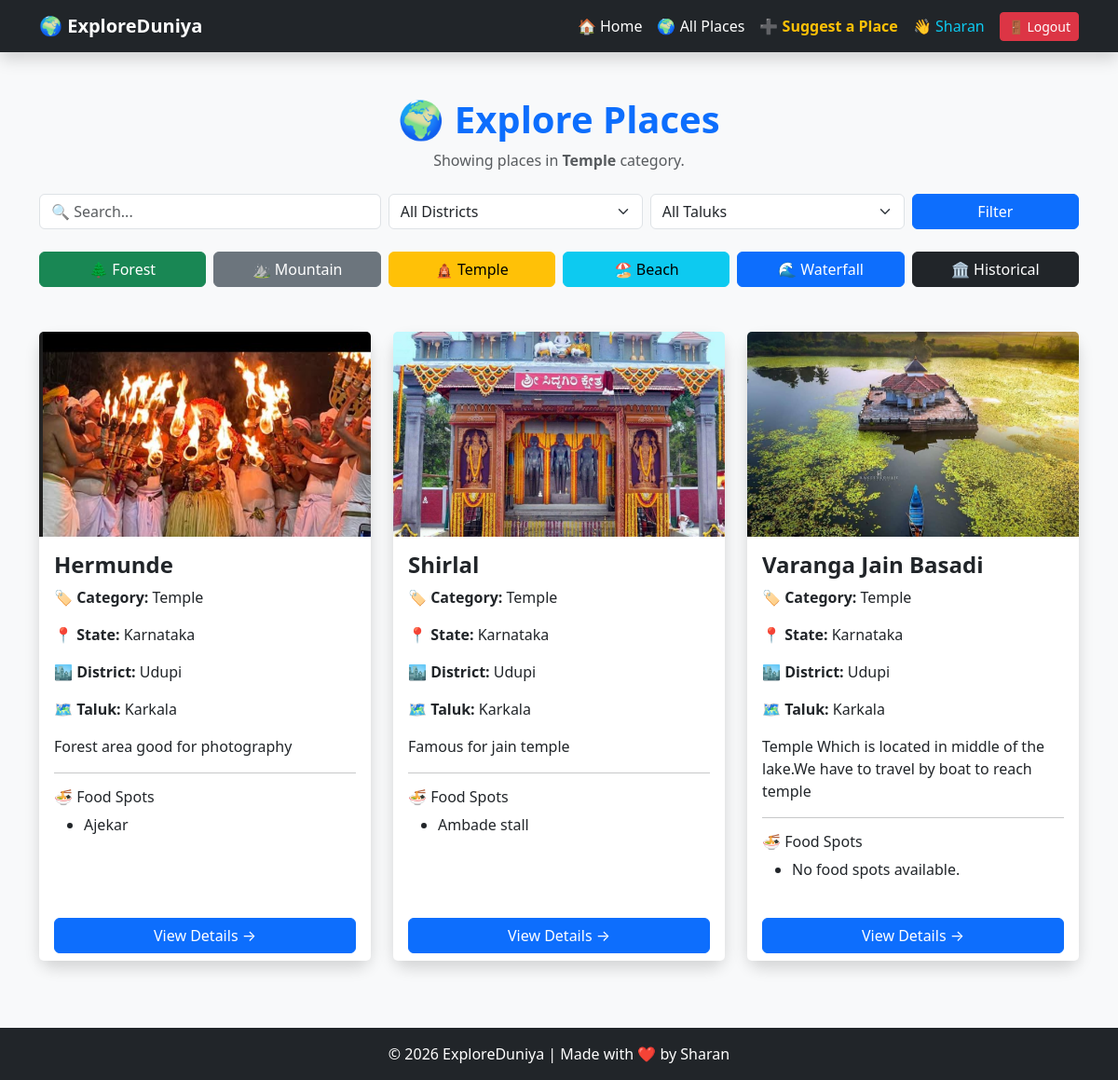
Screenshot of /places/category/Temple/ (signed in) with the database file from the repository.
### places/models.py (models this page shows, shortened)
class Place(models.Model):
    CATEGORY_CHOICES = [
        ("Forest", "Forest"),
        ("Mountain", "Mountain"),
        ("Temple", "Temple"),
        ("Beach", "Beach"),
        ("Waterfall", "Waterfall"),
        ("Historical", "Historical"),
        ("Food", "Food Destination"),
    ]
    name = models.CharField(max_length=100)
    state = models.CharField(max_length=100)
    district = models.CharField(
        max_length=100,
        blank=True,
        default=""
    )
    taluk = models.CharField(
        max_length=100,
        blank=True,
        default=""
    )
    description = models.TextField()
    category = models.CharField(
        max_length=50,
        choices=CATEGORY_CHOICES,
        default="Forest"
    )
    image = models.ImageField(
        upload_to="places/",
        blank=True,
        null=True
    )

class FoodSpot(models.Model):
    place = models.ForeignKey(
        Place,
        on_delete=models.CASCADE
    )
    name = models.CharField(max_length=100)
    special_food = models.CharField(max_length=100)
    price = models.IntegerField()

### places/views.py (the view)
def category_places(request, category):
    places = Place.objects.filter(category=category)
    return render(
        request,
        "places/place_list.html",
        {
            "places": places,
            "category": category,
        },
    )

### places/templates/places/place_list.html (shortened to what this page needs)
<!DOCTYPE html>
<html lang="en">
<head>
    <link href="https://cdn.jsdelivr.net/npm/bootstrap@5.3.7/dist/css/bootstrap.min.css" rel="stylesheet">
</head>
<body>
<nav class="navbar navbar-expand-lg navbar-dark bg-dark shadow">
    <div class="container">
        <a class="navbar-brand fw-bold" href="/">
            🌍 ExploreDuniya
        </a>
        <div class="navbar-nav ms-auto align-items-center">
            <a class="nav-link text-white" href="/">
                🏠 Home
            </a>
            <a class="nav-link text-white" href="/places/">
                🌍 All Places
            </a>
            {% if user.is_authenticated %}
                <a class="nav-link text-warning fw-bold" href="/suggest-place/">
                    ➕ Suggest a Place
                </a>
                <span class="nav-link text-info">
                    👋 {{ user.username }}
                </span>
                <form action="/accounts/logout/" method="post" class="ms-2">
                    <button class="btn btn-sm btn-danger" type="submit">
                        🚪 Logout
                    </button>
                </form>
            {% endif %}
        </div>
    </div>
</nav>
<div class="container mt-5 mb-4 text-center">
    <h1 class="fw-bold text-primary">
        🌍 Explore Places
    </h1>
    {% if category %}
        <p class="text-muted">
            Showing places in <strong>{{ category }}</strong> category.
        </p>
    {% else %}
        <p class="text-muted">
            Discover amazing destinations across India.
        </p>
    {% endif %}
</div>
<div class="container mb-4">
    <form method="GET">
    <div class="row g-2">
        <div class="col-md-4">
            <input
                type="text"
                name="q"
                class="form-control"
                placeholder="🔍 Search..."
                value="{{ request.GET.q }}"
            >
        </div>
        <div class="col-md-3">
            <select name="district" class="form-select">
                <option value="">All Districts</option>
            </select>
        </div>
        <div class="col-md-3">
            <select name="taluk" class="form-select">
                <option value="">All Taluks</option>
            </select>
        </div>
        <div class="col-md-2">
            <button type="submit" class="btn btn-primary w-100">
                Filter
            </button>
        </div>
    </div>
</form>
</div>
<div class="container mb-5">
    <div class="row g-2">
        <div class="col-md-2">
            <a href="/places/category/Forest/" class="btn btn-success w-100">🌲 Forest</a>
        </div>
        <div class="col-md-2">
            <a href="/places/category/Mountain/" class="btn btn-secondary w-100">⛰️ Mountain</a>
        </div>
        <div class="col-md-2">
            <a href="/places/category/Temple/" class="btn btn-warning w-100">🛕 Temple</a>
        </div>
        <div class="col-md-2">
            <a href="/places/category/Beach/" class="btn btn-info w-100">🏖️ Beach</a>
        </div>
        <div class="col-md-2">
            <a href="/places/category/Waterfall/" class="btn btn-primary w-100">🌊 Waterfall</a>
        </div>
        <div class="col-md-2">
            <a href="/places/category/Historical/" class="btn btn-dark w-100">🏛️ Historical</a>
        </div>
    </div>
</div>
<div class="container">
    <div class="row">
        {% for place in places %}
        <div class="col-md-4 mb-4">
            <div class="card shadow h-100 border-0 rounded-4">
                {% if place.image %}
                    <img
                        src="{{ place.image.url }}"
                        class="card-img-top"
                        alt="{{ place.name }}"
                    >
                {% else %}
                    <div class="bg-light text-center p-5">
                        🏞️ No Image Available
                    </div>
                {% endif %}
                <div class="card-body">
                    <h4 class="fw-bold">
                        {{ place.name }}
                    </h4>
                    <p>
                        <strong>🏷️ Category:</strong>
                        {{ place.category }}
                    </p>
                    <p>
                        <strong>📍 State:</strong>
                        {{ place.state }}
                    </p>
<p>
    <strong>🏙️ District:</strong>
    {{ place.district }}
</p>
<p>
    <strong>🗺️ Taluk:</strong>
    {{ place.taluk }}
</p>
                    <p>
                        {{ place.description|truncatewords:20 }}
                    </p>
                    <hr>
                    <h6>🍜 Food Spots</h6>
                    <ul>
                        {% for food in place.foodspot_set.all %}
                            <li>{{ food.name }}</li>
                        {% empty %}
                            <li>No food spots available.</li>
                        {% endfor %}
                    </ul>
                </div>
                <div class="card-footer bg-white border-0">
                    <a
                        href="/places/{{ place.id }}/"
                        class="btn btn-primary w-100"
                    >
                        View Details →
                    </a>
                </div>
            </div>
        </div>
        {% empty %}
        <div class="col-12">
            <div class="alert alert-warning text-center">
                No places found.
            </div>
        </div>
        {% endfor %}
    </div>
</div>
<footer class="bg-dark text-white text-center py-3 mt-5">
    <div class="container">
        © 2026 ExploreDuniya | Made with ❤️ by Sharan
    </div>
</footer>
</body>
</html>

### places/templates/places/place_list.html (style rules this page uses)
body { background-color: #f8f9fa; }
.card { transition: transform 0.3s ease, box-shadow 0.3s ease; }
.card-img-top { height: 220px; object-fit: cover; }

### rows the page displays
Place: image (picture), name "Hermunde", category "Temple", state "Karnataka", district "Udupi", taluk "Karkala", description "Forest area good for photography"
FoodSpot: name "Ajekar"
Place: image (picture), name "Shirlal", category "Temple", state "Karnataka", district "Udupi", taluk "Karkala", description "Famous for jain temple"
FoodSpot: name "Ambade stall"
Place: image (picture), name "Varanga Jain Basadi", category "Temple", state "Karnataka", district "Udupi", taluk "Karkala", description "Temple Which is located in middle of the lake.We have to travel by boat to reach temple"

### other values shown
{{ user.username }} "Sharan"
{{ category }} "Temple"
